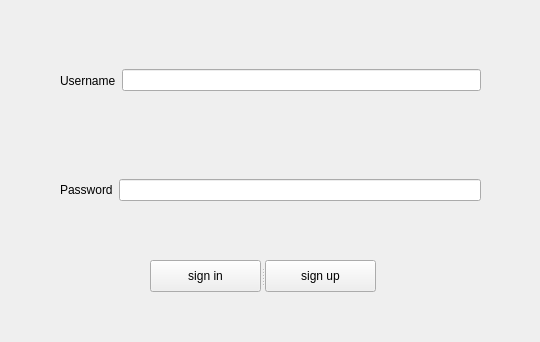
<?xml version="1.0" encoding="UTF-8"?>
<ui version="4.0">
 <class>MainWindow</class>
 <widget class="QMainWindow" name="MainWindow">
  <property name="geometry">
   <rect>
    <x>0</x>
    <y>0</y>
    <width>540</width>
    <height>342</height>
   </rect>
  </property>
  <property name="minimumSize">
   <size>
    <width>540</width>
    <height>342</height>
   </size>
  </property>
  <property name="maximumSize">
   <size>
    <width>540</width>
    <height>342</height>
   </size>
  </property>
  <property name="windowTitle">
   <string>User Login</string>
  </property>
  <property name="whatsThis">
   <string>&lt;html&gt;&lt;head/&gt;&lt;body&gt;&lt;p&gt;ffffffff&lt;/p&gt;&lt;/body&gt;&lt;/html&gt;</string>
  </property>
  <widget class="QWidget" name="centralwidget">
   <widget class="QSplitter" name="splitter">
    <property name="geometry">
     <rect>
      <x>150</x>
      <y>260</y>
      <width>226</width>
      <height>32</height>
     </rect>
    </property>
    <property name="orientation">
     <enum>Qt::Horizontal</enum>
    </property>
    <widget class="QPushButton" name="signInButton">
     <property name="text">
      <string>sign in</string>
     </property>
    </widget>
    <widget class="QPushButton" name="signUpButton">
     <property name="text">
      <string>sign up</string>
     </property>
    </widget>
   </widget>
   <widget class="QWidget" name="horizontalLayoutWidget">
    <property name="geometry">
     <rect>
      <x>60</x>
      <y>30</y>
      <width>421</width>
      <height>101</height>
     </rect>
    </property>
    <layout class="QHBoxLayout" name="horizontalLayout">
     <item>
      <widget class="QLabel" name="label">
       <property name="text">
        <string>Username</string>
       </property>
      </widget>
     </item>
     <item>
      <widget class="QLineEdit" name="username"/>
     </item>
    </layout>
   </widget>
   <widget class="QWidget" name="horizontalLayoutWidget_2">
    <property name="geometry">
     <rect>
      <x>60</x>
      <y>150</y>
      <width>421</width>
      <height>80</height>
     </rect>
    </property>
    <layout class="QHBoxLayout" name="horizontalLayout_2">
     <item>
      <widget class="QLabel" name="label_2">
       <property name="text">
        <string>Password</string>
       </property>
      </widget>
     </item>
     <item>
      <widget class="QLineEdit" name="password"/>
     </item>
    </layout>
   </widget>
  </widget>
 </widget>
 <resources/>
 <connections/>
</ui>
